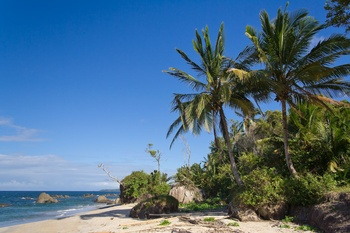
#> input picture data/beach.jpg, 350 x 233 px
$ jupyter execute histogram.ipynb   (shell and % lines are left out)   (Python 2 division)
#> lines starting #> are read from the running program, lines starting #| are printed output that depends on the picture
[cell 1]
import cv2
import matplotlib.pyplot as plt
import numpy as np

# Color Histogram

### Histograms - grayscale/color
- use `cv2.calHist(imgs, channel, mask, nbins, ranges)`
- imgs must be a LIST, otherwise it will return results, but in a very werid way
- channel could be [0] for grayscale or [0, 1, 2] for RGB colors.
- and accordingly nbins could be a list of 1 or a list of 3 (must be a list thought, otherwise very weird error),
- ranges is usually [0, 256] for rgb

### Notes:
- grayscale images by `imread(path, cv2.IMREAD_GRAYSCALE)` is very different from loading the color image, and then `cv2.cvtColor`, and generally we should stick with the second method like all the time (otherwise the histogram is wreid)

# Why we should know this

## Night Vision problem in Kaggle

### competition :  https://www.kaggle.com/c/the-nature-conservancy-fisheries-monitoring
### interview of 1st place : http://blog.kaggle.com/2017/07/07/the-nature-conservancy-fisheries-monitoring-competition-1st-place-winners-interview-team-towards-robust-optimal-learning-of-learning/

# CODE

[cell 2]
beach = cv2.imread("data/beach.jpg")[:,:,::-1]
beach_gray = cv2.imread("data/beach.jpg", cv2.IMREAD_GRAYSCALE)
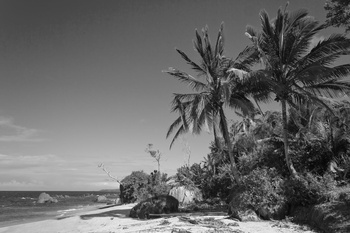
#> beach_gray: shape (233, 350); min 3, max 250, mean 103.8
#cv2.cvtColor(beach, cv2.COLOR_RGB2GRAY)

plt.imshow(beach)
plt.figure()
plt.imshow(beach_gray, cmap = plt.cm.gray)
plt.figure()
plt.imshow(cv2.cvtColor(beach[:,:,::-1], cv2.COLOR_BGR2GRAY), cmap = plt.cm.gray)
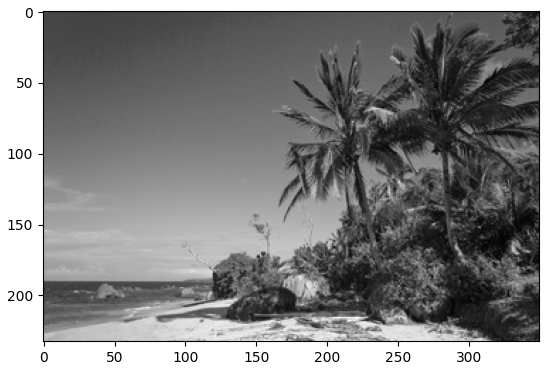
#> figure drawn by matplotlib, 1 panel

[cell 3]
np.all(beach_gray == cv2.cvtColor(beach[:,:,::-1], cv2.COLOR_BGR2GRAY))
#> Out = False

[cell 4]
np.all(beach_gray == cv2.cvtColor(beach, cv2.COLOR_RGB2GRAY))
#> Out = False

[cell 5]
np.all(cv2.cvtColor(beach[:,:,::-1], cv2.COLOR_BGR2GRAY)
       == cv2.cvtColor(beach, cv2.COLOR_RGB2GRAY))
#> Out = True

[cell 6]
beach_gray = cv2.cvtColor(beach, cv2.COLOR_RGB2GRAY)

[cell 7]
np.max(beach_gray)
#> Out = 250

[cell 8]
## gray scale hist
gray_hist = cv2.calcHist([beach_gray], [0], mask = None, histSize = [256], ranges = [0, 256])
#> gray_hist = 256 values, max 973 at index 91, min 0 at index 0, mean 318.6

plt.plot(gray_hist)
plt.xlim([0, 256])
print gray_hist.shape
#| (256, 1)
#> figure, not shown here; curve peaks at x = 91, y = 973

###See what if you forgot to wrap your image into a list!!!

[cell 9]
gray_hist = cv2.calcHist(beach_gray, [0], mask = None, histSize = [256], ranges = [0, 256])
#> gray_hist = 256 values, max 38 at index 86, min 0 at index 0, mean 1.37

plt.plot(gray_hist)
plt.xlim([0, 256])
plt.title("Wrong Histogram")
print gray_hist.shape
#| (256, 1)
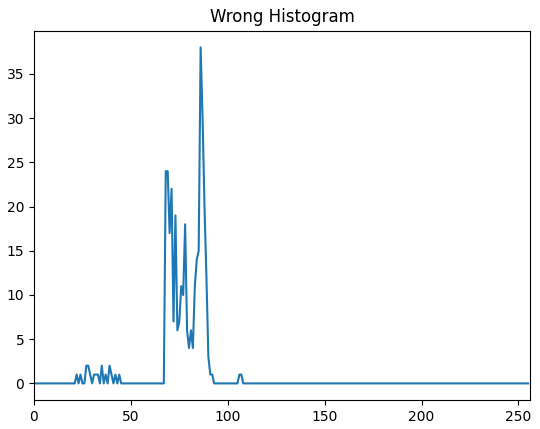
#> figure drawn by matplotlib, 1 panel; curve peaks at x = 86, y = 38

### As a result, I'd rather stick with plt and np

[cell 10]
gray_histm, _ = np.histogram(beach_gray.ravel(), bins = 250, )
#> gray_histm = 250 values, max 973 at index 88, min 0 at index 62, mean 326.2
plt.plot(gray_histm)
#> figure, not shown here; curve peaks at x = 88, y = 973

[cell 11]
_ = plt.hist(beach_gray.ravel(), bins = 255)
#> figure, not shown here; tallest bar 973 high, from x = 90.82 to 91.79

**color histogram INDEPENDENTLY**

[cell 12]
for i, col in enumerate(["red", "green", "blue"]):
    col_img = beach[:, :, i]
    col_hist = cv2.calcHist([col_img], [0], mask = None,
                         histSize = [256], ranges = [0, 256])
    plt.plot(col_hist, color = col, label = col)
#> this loop made 3 passes
#> pass 1, `col_img = beach[:, :, i]`:
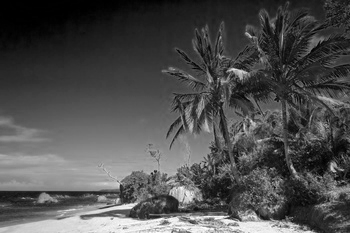
#> col_img: shape (233, 350); min 0, max 255, mean 78.6
#> pass 3, `col_img = beach[:, :, i]`:
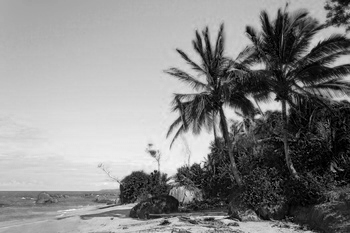
#> col_img: shape (233, 350); min 0, max 248, mean 136

plt.xlim([0, 256])
plt.legend()
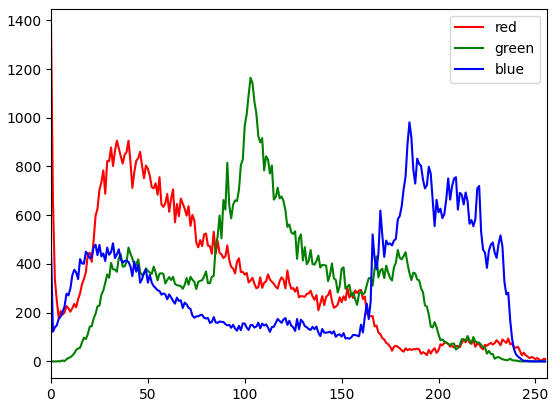
#> figure drawn by matplotlib, 1 panel; curve peaks at x = 0, y = 1379; curve peaks at x = 103, y = 1164; curve peaks at x = 185, y = 981

two peaks in blue are probably sea and sky. the peak in green are leaves, whereas the peak in red are from the yellow trucks or rocks

**color histogram COMBINATORIALLY**

[cell 13]
r, g, b = cv2.split(beach)
channels = {"red": r, "green": g, "blue": b}
import itertools

for c1, c2 in list(itertools.combinations(channels, 2)):

    rg_hist = cv2.calcHist([channels[c1], channels[c2]], [0, 1],
                           None, [32, 32], [0, 256, 0, 256])
    plt.figure()
    plt.matshow(rg_hist)
    plt.colorbar()
    plt.title("joint histogram of %s and %s" % (c1, c2))
#> this loop made 3 passes
#> (c1, c2) on passes 1 to 3: ('red', 'green'), ('red', 'blue'), ('green', 'blue')
#> pass 1, `rg_hist = cv2.calcHist([channels[c1], channels[c2]], [0, 1], None, [32..`:
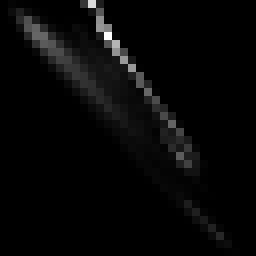
#> rg_hist: shape (32, 32) float32 (shown 8 times larger); min 0, max 2755, mean 79.6; drawn with min black and max white
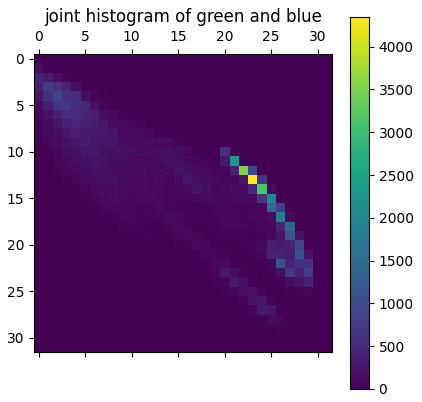
#> figure drawn by matplotlib, 2 panels

### Histogram Equalization
- Histogram equalization improves the contrast of an image by “stretching” the distribution of pixels.
- equalization is usually a nonlinear transformation of pixels (shape change of histogram), compared to histogram normalization, which is usually a linear transformation
- its only applicable to grayscale images, to improve global contrast
- its SPECIALLY USEFUL when when an image contains foregrounds and backgrounds that are BOTH DARK or BOTH BRIGHT (e.g., medical images or satellite images)

## Example is below

[cell 14]
fig, axes = plt.subplots(2, 2, figsize = (2 * 6, 2 * 6))
equalized_gray = cv2.equalizeHist(beach_gray, )
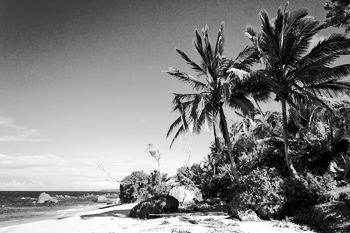
#> equalized_gray: shape (233, 350); min 0, max 255, mean 128.3
axes[0, 0].imshow(beach_gray, cmap = plt.cm.gray)
axes[0, 1].imshow(equalized_gray, cmap = plt.cm.gray)

axes[1, 0].plot(cv2.calcHist([beach_gray], [0], None, [256], [0, 256], ))
axes[1, 1].plot(cv2.calcHist([equalized_gray], [0], None, [256], [0, 256], ))
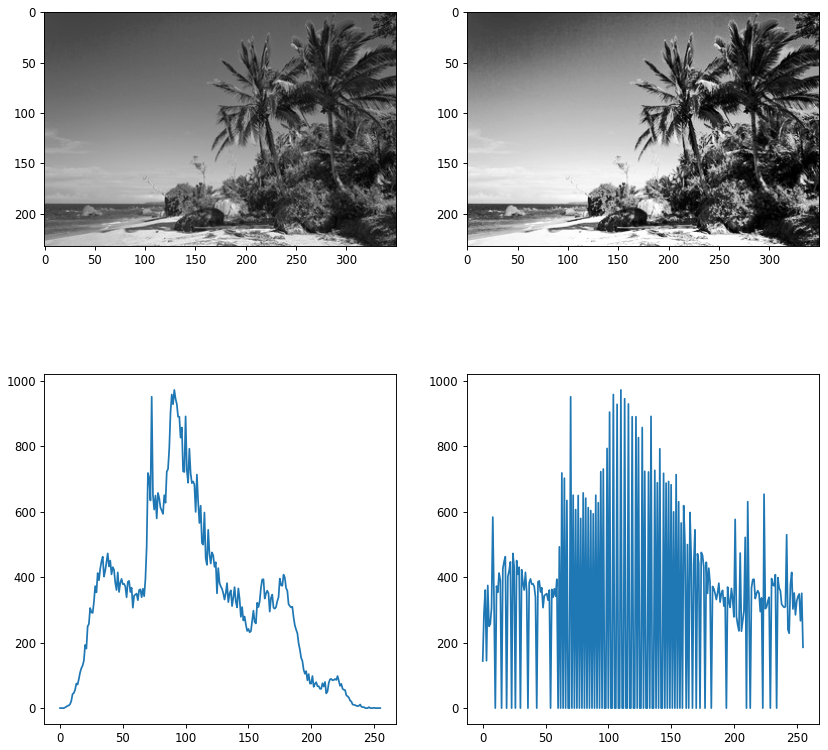
#> figure drawn by matplotlib, 4 panels; panel 3: curve peaks at x = 91, y = 973; panel 4: curve peaks at x = 110, y = 973

$ run again, with data/clahe.jpg copied over data/beach.jpg
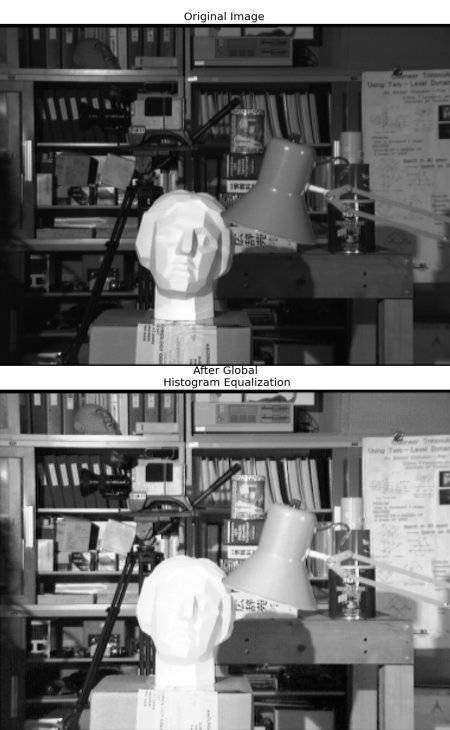
#> input picture data/clahe.jpg, 450 x 730 px
#> beach is the input picture: shape (730, 450, 3); min 0, max 255, mean 107.8
#> `np.all(beach_gray == cv2.cvtColor(beach[:,:,::-1], cv2.COLOR_BGR2GRAY))`: Out = True
#> `np.max(beach_gray)`: Out = 255
#> `gray_hist = cv2.calcHist([beach_gray], [0], mask = None, histSize = [2..`: gray_hist = 256 values, max 16291 at index 255, min 228 at index 1, mean 1283.2
#| (256, 1)
#> `gray_hist = cv2.calcHist(beach_gray, [0], mask = None, histSize = [256..`: gray_hist = 256 values from 0 to 450
#| (256, 1)
#> gray_histm = 250 values, max 17106 at index 249, min 242 at index 1, mean 1314
#> `[cell 12] for i, col in enumerate(["red", "green", "blue"]): col_img =..`:
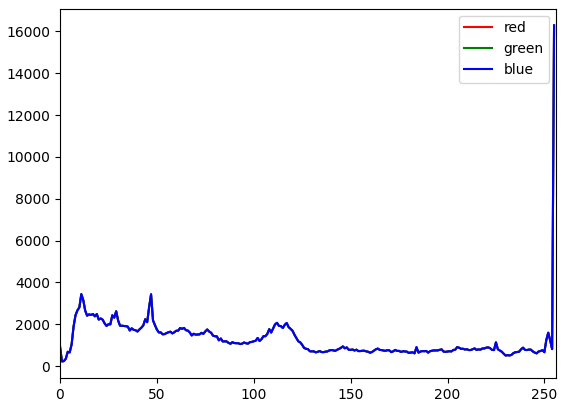
#> figure drawn by matplotlib, 1 panel; curve peaks at x = 255, y = 16291; curve peaks at x = 255, y = 16291; curve peaks at x = 255, y = 16291
#> the loop `for c1, c2 in list(itertools.combinations(channels, 2)): ` made 3 passes
#> (c1, c2) on passes 1 to 3: ('red', 'green'), ('red', 'blue'), ('green', 'blue')
#> `[cell 14] fig, axes = plt.subplots(2, 2, figsize = (2 * 6, 2 * 6)) equ..`:
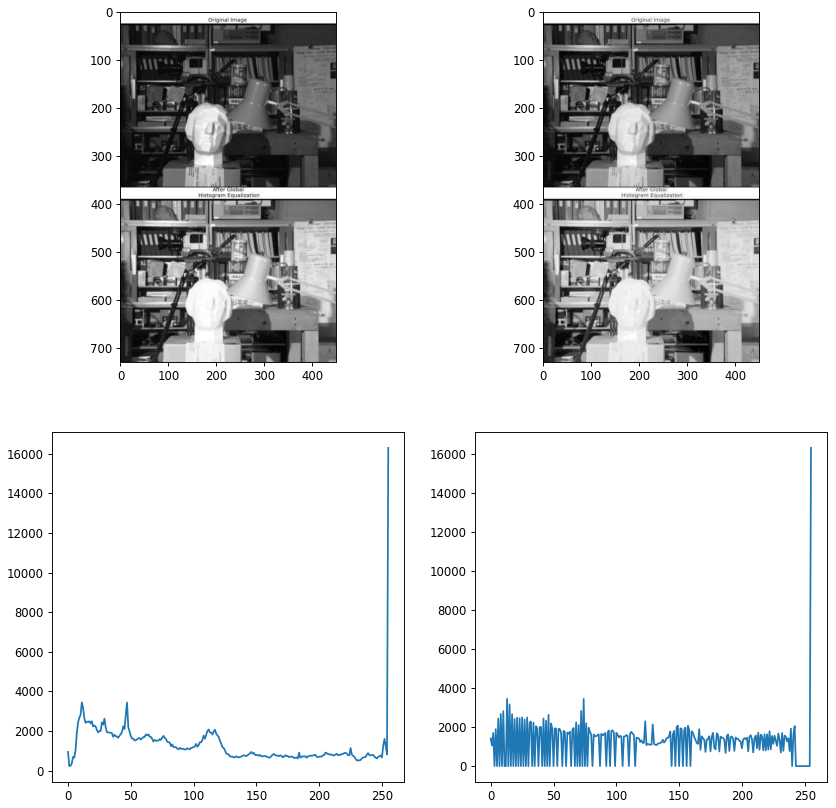
#> figure drawn by matplotlib, 4 panels; panel 3: curve peaks at x = 255, y = 16291; panel 4: curve peaks at x = 255, y = 16291
